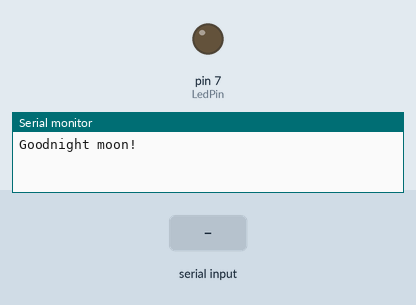
Simulated run of this sketch. Board: Arduino Uno, built with avr-gcc and run on an emulated ATmega328P. Shown: output pins drawn as LEDs (lit = HIGH), the last lines printed to the serial monitor. The inputs (shaded band) are chosen by the test bench.

Above: at 1.2 s.
1.3 s: "1" received over the second serial link
At 2.4 s:
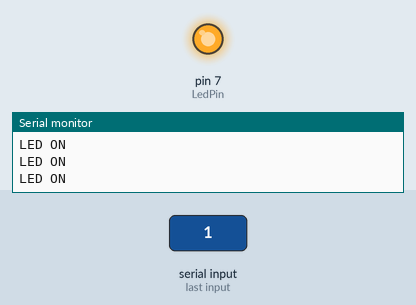
2.8 s: "0" received over the second serial link
At 4.1 s:
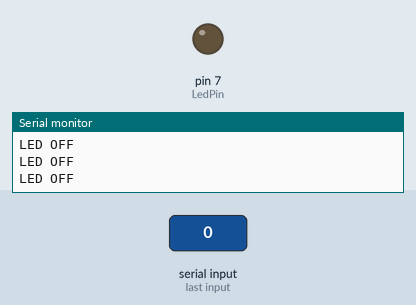
Timing chart, 0 to 5.8 s (numbered marks = the images above; inputs shaded):
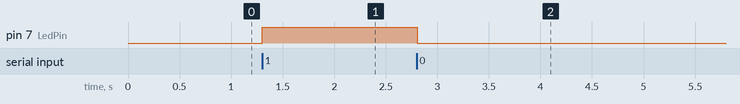

The sketch:

SW_Serial_LED_ON_OFF.ino
```cpp
#include <SoftwareSerial.h>

#define LedPin 7

SoftwareSerial mySerial(2, 3); // RX, TX

char value;

void setup()
{
  // HW Serial 초기화
  Serial.begin(9600);
  Serial.println("Goodnight moon!");

  // LED 설정
  pinMode(LedPin, OUTPUT);

  // SW Serial 초기화
  mySerial.begin(9600);
}

void loop() // run over and over
{
  // 블루투스 디바이스(SW Serial)로 부터 데이터를 받아 PC(HW Serial)로 보냄
  if (mySerial.available())
    value = mySerial.read();
    if(value == '1') {
      digitalWrite(LedPin, HIGH);
      Serial.println("LED ON");
    } else if(value == '0'){
      digitalWrite(LedPin, LOW);
      Serial.println("LED OFF");
    }
}
```

Measured:
- after the input at 1.3 s, pin 7 (LedPin): LOW → HIGH at once
- after the input at 2.8 s, pin 7 (LedPin): HIGH → LOW at once
